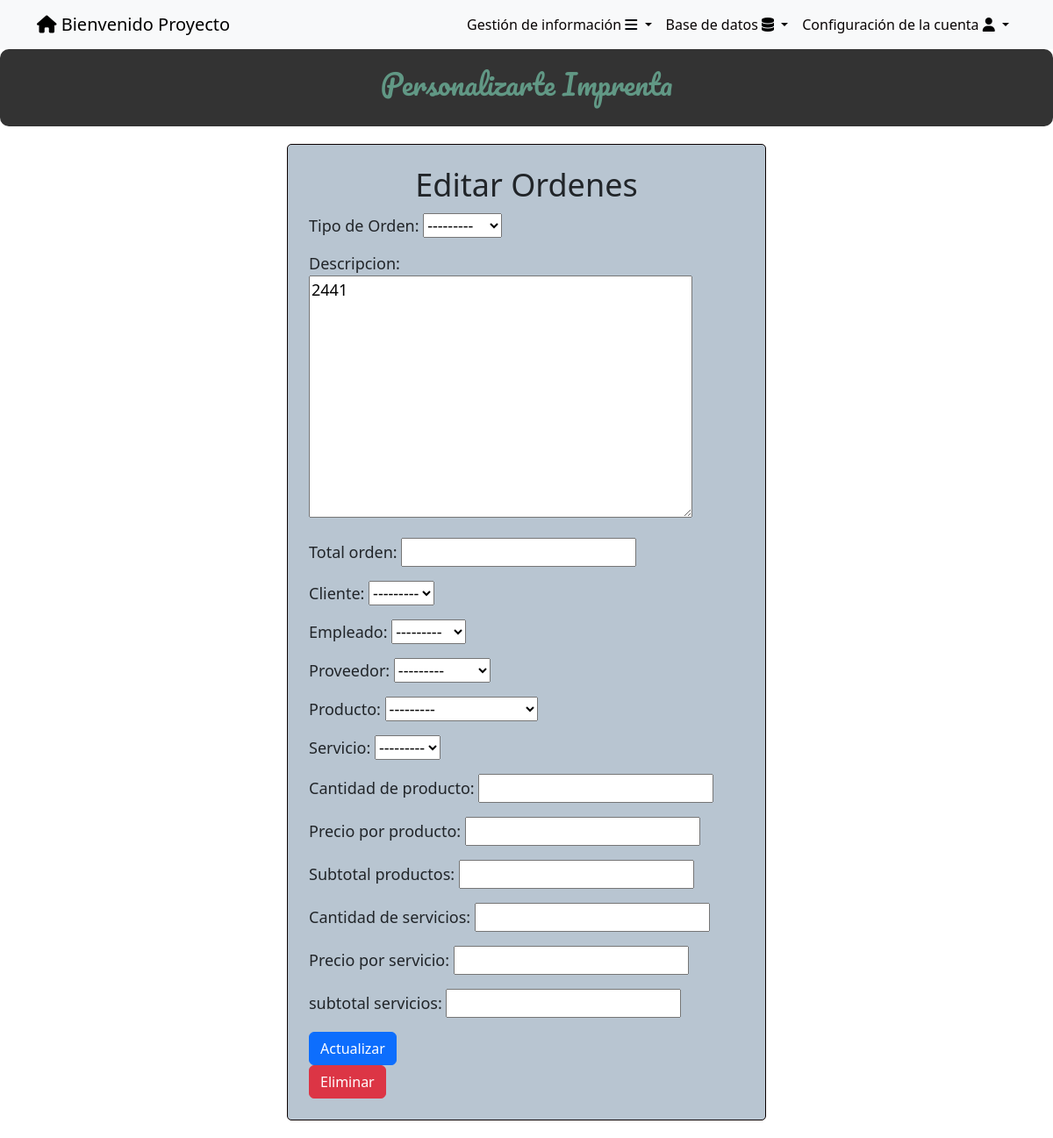
/ordenes/1/ (signed in), run on the app's committed database.
### tasks/models.py (models this page shows, shortened)
class Orden(models.Model):
    COMPRA = 'Compra'
    VENTA = 'Venta'
    ESTADO_CHOICES = [
        (COMPRA, 'Compra'),
        (VENTA, 'Venta'),
    ]
    tipoOrden = models.CharField(blank=True, max_length=100,null=True,choices=ESTADO_CHOICES,)
    fechaorden = models.DateField(auto_now_add=True,null=True,blank=True)
    idCliente = models.ForeignKey(Cliente,null=True,blank=True,on_delete=models.CASCADE)
    idProveedor = models.ForeignKey(Proveedor,null=True,blank=True,on_delete=models.CASCADE)
    idProducto = models.ForeignKey(Producto,null=True,blank=True,on_delete=models.CASCADE)
    idServicio = models.ForeignKey(Servicio,null=True,blank=True,on_delete=models.CASCADE)
    cantidadProductos = models.IntegerField(null=True,blank=True)
    precioUnitarioProducto = models.DecimalField(max_digits=10,decimal_places=2,null=True,blank=True)
    subtotalProductos = models.DecimalField(max_digits=10,decimal_places=2,null=True,blank=True)
    cantidadServicios = models.IntegerField(null=True,blank=True)
    precioUnitarioServicios = models.DecimalField(max_digits=10,decimal_places=2,null=True,blank=True)
    subtotalServicio = models.DecimalField(max_digits=10,decimal_places=2,null=True,blank=True)
    totalOrden =  models.DecimalField(max_digits=10,decimal_places=2,null=True,blank=True)
    descripcion = models.TextField(max_length=100,blank=True,null=True)
    user = models.ForeignKey(User, on_delete=models.CASCADE,blank=True, null=True)
    idEmpleado = models.ForeignKey(Usuario,null=True,blank=True,on_delete=models.CASCADE)

### tasks/views.py (the view)
# urls.py: path('ordenes/<int:orden_id>/', views.orden_detail,name='orden_detail'),
@login_required
def orden_detail(request, orden_id):
    orden = get_object_or_404(Orden, pk = orden_id)
    if request.user.is_superuser:
        form = OrdenForm(instance=orden)
    else:
        if orden.user != request.user:
            return HttpResponseForbidden("No tienes permiso de acceder a esta página")
        form = OrdenForm(instance=orden)
    if request.method =='POST':
        form = OrdenForm(request.POST, instance=orden)
        if form.is_valid():
            form.save()
            return redirect('ordenes')
    return render ( request, 'orden_detail.html',{
        'orden': orden,
        'form':form
    })

### tasks/forms.py
class OrdenForm(ModelForm):
    class Meta:
        model = Orden
        fields = ['tipoOrden','descripcion','totalOrden','idCliente','idEmpleado','idProveedor',
        'idProducto','idServicio','cantidadProductos','precioUnitarioProducto',
        'subtotalProductos','cantidadServicios','precioUnitarioServicios','subtotalServicio',]
        labels = {
            'tipoOrden':'Tipo de Orden',
            'descripcion':'Descripcion',
            'totalOrden':'Total orden',
            'idCliente':'Cliente',
            'idEmpleado':'Empleado',
            'idProveedor':'Proveedor',
            'idProducto':'Producto',
            'idServicio':'Servicio',
            'cantidadProductos':'Cantidad de producto',
            'precioUnitarioProducto':'Precio por producto',
            'subtotalProductos':'Subtotal productos',
            'cantidadServicios':'Cantidad de servicios',
            'precioUnitarioServicios':'Precio por servicio',
            'subtotalServicio':'subtotal servicios'
        }

### tasks/models.py (called while the page is built)
    def __str__(self):
        return self.nombre

    def __str__(self):
        return self.nombre

    def __str__(self):
        return self.nombre

    def __str__(self):
        return self.nombre

### tasks/templates/orden_detail.html (shortened to what this page needs)
{% extends 'base.html' %}
{% block content %}
<body>
    <center>
        <div class="feature-box">
            <h2>Personalizarte Imprenta</h2>
        </div>
    </center>
    <div class="container">
        <div class="row justify-content-center">
            <div class="col-md-6">
                <div class="custom-form-container p-4">
                    <center>
                        <h1>Editar Ordenes</h1>
                    </center>
                    <form method="post">
                        {{ form.as_p }}
                        <button class="btn btn-primary">
                            Actualizar
                        </button>
                    </form>
                    <form method="post" action="{% url 'delete_ordenes' orden.id %}">
                        <button class="btn btn-danger" type="submit">Eliminar</button>
                    </form>
                </div>
            </div>
        </div>
    </div>
</body>
{% endblock %}

### tasks/templates/base.html (shortened to what this page needs)
<!DOCTYPE html>
<html lang="en">
<head>
    <link rel="stylesheet" href="https://cdn.jsdelivr.net/npm/bootstrap@5.3.2/dist/css/bootstrap.min.css">
    <link rel="stylesheet" href="https://cdnjs.cloudflare.com/ajax/libs/font-awesome/6.4.2/css/all.min.css">
    <link rel="stylesheet" href="https://cdn.jsdelivr.net/npm/bootstrap@5.3.2/dist/css/bootstrap.min.css">
</head>
<body>
    <nav class="navbar navbar-expand-lg bg-body-tertiary">
        <div class="container">
            {% if user.is_authenticated %}
            <a class="navbar-brand" href="/" id="uno"> <i class="fa-solid fa-house" style="color: #000000;"></i>
                Bienvenido {{user.username}}</a>
            {% endif %}
            {% if user.is_authenticated %}
            <div class="collapse navbar-collapse" id="navbarSupportedContent">
                <ul class="navbar-nav ms-auto">
                    <li class="nav-item dropdown">
                        <a class="nav-link dropdown-toggle" href="#" role="button" data-bs-toggle="dropdown"
                            aria-expanded="false">
                            Gestión de información <i class="fa-solid fa-bars" style="color: #00040b;"></i>
                        </a>
                    </li>
                    {% if user.is_superuser %}
                    <li class="nav-item dropdown">
                        <a class="nav-link dropdown-toggle" href="#" role="button" data-bs-toggle="dropdown"
                            aria-expanded="false">
                            Base de datos <i class="fa-solid fa-database" style="color: #000000;"></i>
                        </a>
                        {% endif %}
                    <li class="nav-item dropdown">
                        <a class="nav-link dropdown-toggle" href="#" role="button" data-bs-toggle="dropdown"
                            aria-expanded="false">
                            Configuración de la cuenta <i class="fa-solid fa-user" style="color: #000000;"></i>
                        </a>
            {% endif %}
        </div>
    </nav>
</body>
</html>
{% block content %}
{% endblock %}

### tasks/templates/base.html (style rules this page uses)
.nav-link { display: block; text-decoration: none; color: #080404; padding: 5px; }

### tasks/templates/orden_detail.html (style rules this page uses)
.custom-form-container { background-color: #f8f9fa; border: 1px solid #000000; border-radius: 5px; padding: 10px; margin-top: 20px; margin-bottom: 20px; }
.custom-form-container { background-color: #b8c5d1; border: 1px solid #0b0101; border-radius: 5px; }
.feature-box { background-color: rgba(0, 0, 0, 0.8); color: white; padding: 20px; text-align: center; border-radius: 10px; transition: transform 0.3s ease; }
h1 { font-size: 36px; margin-bottom: 10px; }
h2 { font-family: 'Pacifico', cursive; color: rgb(97, 152, 133); font-size: 32px; margin-bottom: 10px; }
p { font-size: 18px; }

### data on the page
Orden: tipoOrden "---------", descripcion "2441", idCliente "---------", idEmpleado "---------", idProveedor "---------", idProducto "---------", idServicio "---------"

### other printed values
{{ user.username }} "Proyecto"
